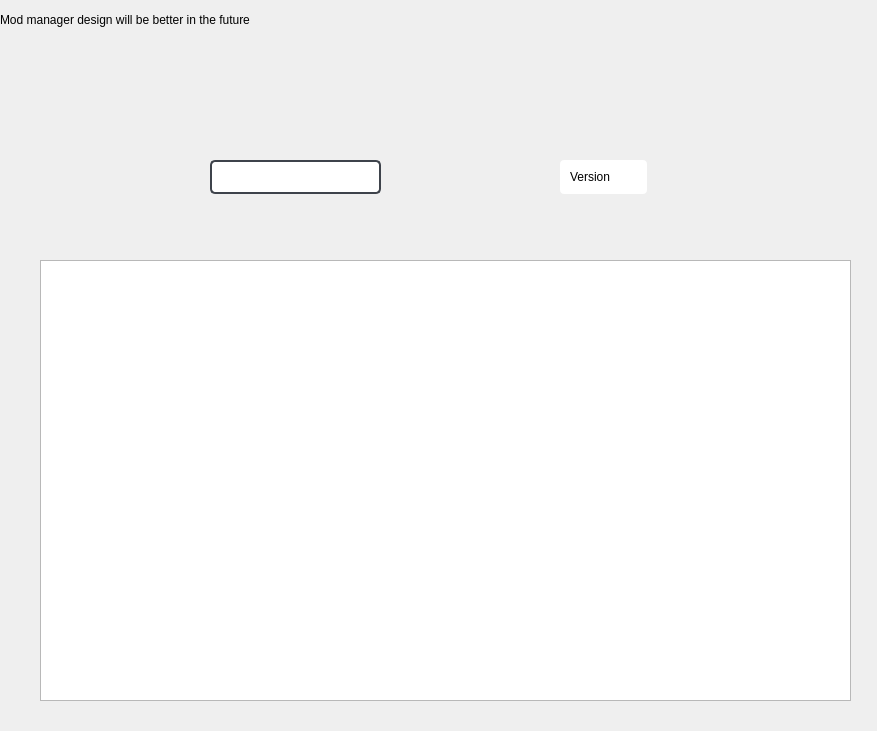
<?xml version="1.0" encoding="UTF-8"?>
<ui version="4.0">
 <class>Form</class>
 <widget class="QWidget" name="Form">
  <property name="geometry">
   <rect>
    <x>0</x>
    <y>0</y>
    <width>877</width>
    <height>731</height>
   </rect>
  </property>
  <property name="windowTitle">
   <string>Form</string>
  </property>
  <property name="styleSheet">
   <string notr="true"/>
  </property>
  <widget class="QLineEdit" name="lineEdit">
   <property name="geometry">
    <rect>
     <x>210</x>
     <y>160</y>
     <width>171</width>
     <height>34</height>
    </rect>
   </property>
   <property name="autoFillBackground">
    <bool>false</bool>
   </property>
   <property name="styleSheet">
    <string notr="true">QLineEdit
{
	border: 2px solid  rgb(62, 67, 75);
   border-radius: 5%;
	color: white;
	padding-left:25px;
	padding-right:25px;
	backgroud-color:rgb(255, 255, 255);
}
</string>
   </property>
   <property name="placeholderText">
    <string>Search..</string>
   </property>
  </widget>
  <widget class="QComboBox" name="comboBox">
   <property name="geometry">
    <rect>
     <x>560</x>
     <y>160</y>
     <width>87</width>
     <height>34</height>
    </rect>
   </property>
   <property name="styleSheet">
    <string notr="true">#comboBox{
    border: 0px     solid #ced4da;
    border-radius: 4px;
    padding-left:  10px;
}

#comboBox::drop-down{
    border:0px;
}

#comboBox::down-arrow{
    image: url(:/newPrefix/arrow-down-sign-to-navigate.png);
    width: 12px;
     height: 12px;
    margin-right:  15px;
}

#comboBox:on {
    border: 0px solid #c2dbfe;
}</string>
   </property>
   <property name="placeholderText">
    <string>Version</string>
   </property>
  </widget>
  <widget class="QListWidget" name="listWidget">
   <property name="geometry">
    <rect>
     <x>40</x>
     <y>260</y>
     <width>811</width>
     <height>441</height>
    </rect>
   </property>
  </widget>
  <widget class="QPushButton" name="pushButton">
   <property name="geometry">
    <rect>
     <x>200</x>
     <y>163</y>
     <width>51</width>
     <height>34</height>
    </rect>
   </property>
   <property name="styleSheet">
    <string notr="true">QPushButton
{
	border: -0;

	color: white;
	padding-left:20px;
	padding-right:20px;
	backgroud-color:rgb(255, 255, 255);
}
</string>
   </property>
   <property name="text">
    <string>🔍</string>
   </property>
  </widget>
  <widget class="QLabel" name="label">
   <property name="geometry">
    <rect>
     <x>0</x>
     <y>10</y>
     <width>391</width>
     <height>20</height>
    </rect>
   </property>
   <property name="text">
    <string>Mod manager design will be better in the future</string>
   </property>
  </widget>
 </widget>
 <resources>
  <include location="Downloads/name.qrc"/>
 </resources>
 <connections/>
</ui>
